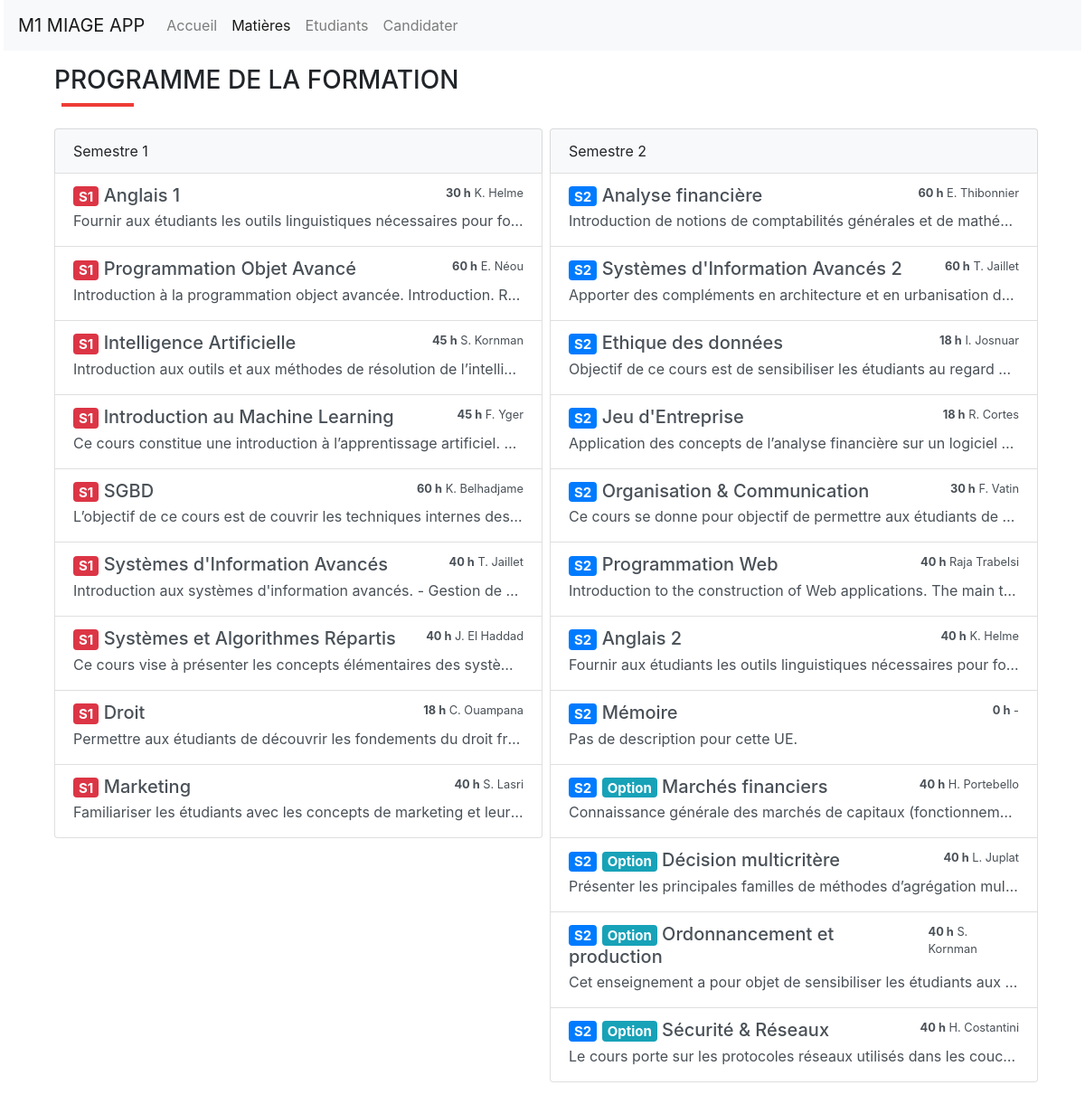
Before: /pages/matieres.php with the older database file.
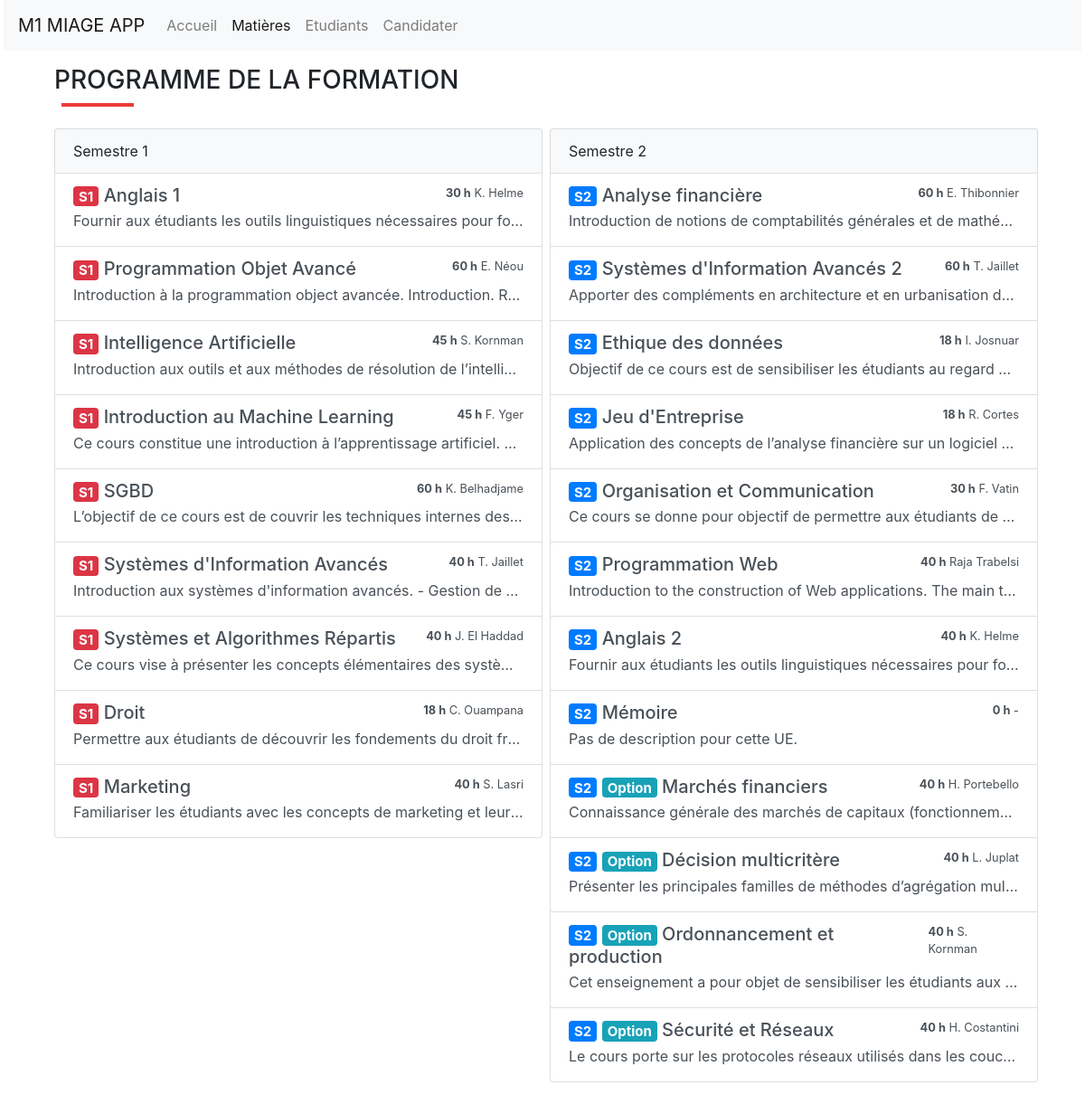
After: the same page with the newer database file.
### tables this page shows
CREATE TABLE IF NOT EXISTS `matiere` (
  `id_matiere` int(11) NOT NULL AUTO_INCREMENT,
  `semestre` enum('S1','S2') NOT NULL DEFAULT 'S1',
  `is_option` tinyint(1) NOT NULL DEFAULT 0,
  `nom` varchar(32) NOT NULL,
  `enseignant` varchar(32) NOT NULL,
  `heures` int(11) NOT NULL,
  `description` text NOT NULL DEFAULT 'Pas de description pour cette UE.',
  PRIMARY KEY (`id_matiere`,`semestre`)
);

### templates/matiere.php (the view)
<?php
function TableauMatiere($result) {
    while ($data = $result->fetch()) {
        $semestre = $data['semestre'];
        $nom = $data['nom'];
        $id = str_replace(' ', '_', $nom);
        $heures = $data['heures'];
        $description = $data['description'];
        $enseignant = $data['enseignant'];
        $option = $data['is_option'] ? 'Option' : '';
        $semestre_color = $semestre == 'S1' ? 'danger' : 'primary';
        echo <<< html
        <a href="#" class="list-group-item list-group-item-action flex-column align-items-start" onclick="toggleMatiere('$id')">
            <div class="d-flex w-100 justify-content-between">
                <h5 class="mb-1"><span class="badge badge-$semestre_color">$semestre</span> <span class="badge badge-info">$option</span> $nom</h5>
                <small><strong>$heures h</strong> $enseignant</small>
            </div>
            <p class="mb-1 ellipsis" id="$id">$description</p>
        </a>
html;
      }
}

### pages/matieres.php (shortened to what this page needs)
<!DOCTYPE html>
<html lang="fr">
<head>
    <?php include('../templates/head.php') ?>
</head>
<body class="px-1">
    <?php include('../templates/bdd.php'); include('../templates/body.php'); include('../templates/matiere.php'); ?>
    <div class="mb-3">
      <h3>PROGRAMME DE LA FORMATION</h3>
      <div class="ml-2" style="background: rgb(238, 60, 55);width: 80px;height: 4px;">
      </div>
    </div>
    <div class="d-flex flex-row my-4">
      <div class="list-group w-50 mr-2">
        <div class="list-group-item bg-light">
          Semestre 1
        </div>
        <?php
          $result = $bdd->query('SELECT * FROM matiere WHERE semestre="S1";');
          TableauMatiere($result);
        ?>
      </div>
      <div class="list-group w-50">
        <div class="list-group-item bg-light">
          Semestre 2
        </div>
        <?php
          $result = $bdd->query('SELECT * FROM matiere WHERE semestre="S2";');
        ?>
      </div>
    </div>
    <?php include('../templates/endbody.php') ?>
</body>
</html>

### templates/head.php (shortened to what this page needs)
<link rel="stylesheet" href="https://stackpath.bootstrapcdn.com/bootstrap/4.3.1/css/bootstrap.min.css">
<link rel="stylesheet" href="../css/main.css">

### templates/navbar.php (shortened to what this page needs)
<nav class="navbar navbar-expand-lg navbar-light bg-light">
  <a class="navbar-brand" href=".">M1 MIAGE APP</a>
  <div class="collapse navbar-collapse" id="navbar-content">
    <ul class="navbar-nav mr-auto">
      <li class="nav-item" id="nav-accueil">
        <a class="nav-link" href="../pages">Accueil</a>
      </li>
      <li class="nav-item" id="nav-matieres">
        <a class="nav-link" href="../pages/matieres">Matières</a>
      </li>
      <li class="nav-item" id="nav-etudiants">
        <a class="nav-link" href="../pages/etudiants">Etudiants</a>
      </li>
      <li class="nav-item" id="nav-candidater">
        <a class="nav-link" href="../pages/candidater">Candidater</a>
      </li>
    </ul>
  </div>
</nav>

### templates/body.php (shortened to what this page needs)
<?php
    include('../templates/navbar.php');
?>
    <div class="mt-3 container bg-white rounded">
        <div class="row-align-items-start">
            <div class="col align-self-center">

### templates/endbody.php (shortened to what this page needs)
        </div>
    </div>
</div>

### css/main.css (style rules this page uses)
.ellipsis { overflow: hidden; white-space: nowrap; text-overflow: ellipsis; }

Changed rows visible on the page:
changed matiere "F. Vatin": nom "Organisation & Communication" → "Organisation et Communication"
changed matiere "H. Costantini": nom "Sécurité & Réseaux" → "Sécurité et Réseaux"
